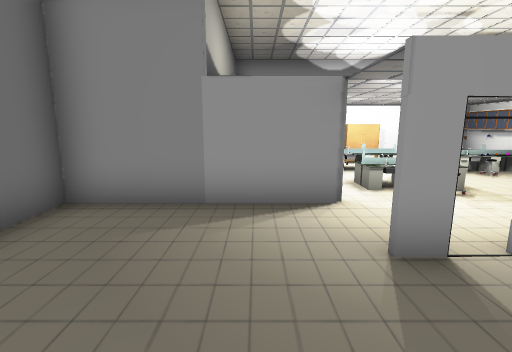
view 1 (above)

16 first-person views from a walk through a Unity game level. The camera is 1.3 m above the floor, tilts 10° down and sees 85° across. The floor is counted in squares, 1 m on a side. Each view is taken from the middle of a square. On the plan, view 1 faces up. The plan holds only what a view shows up to about 13 squares ahead; the rest is blank. The player is left out. Door leaves are left out, so doorways stand open. Some surface patterns are stand-ins.

view 2
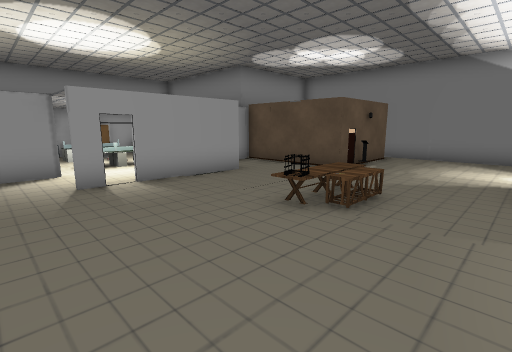

view 3
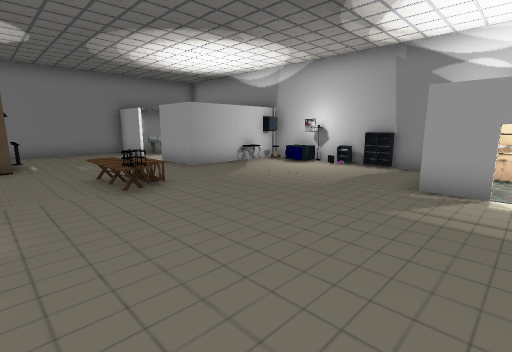

view 4
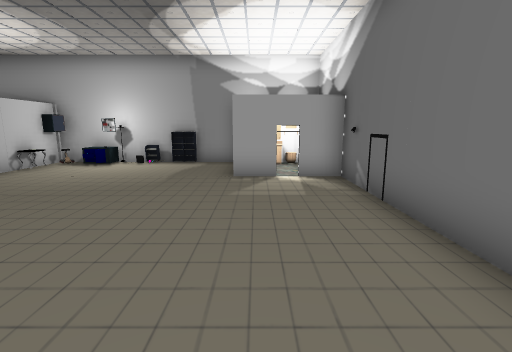

view 5
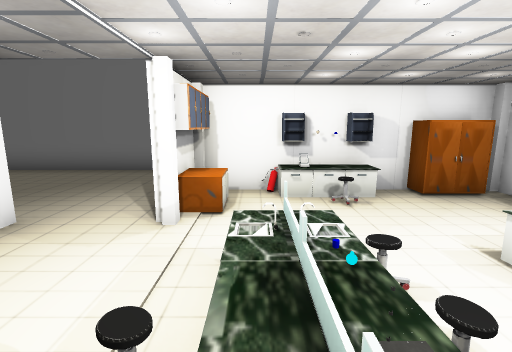

view 6
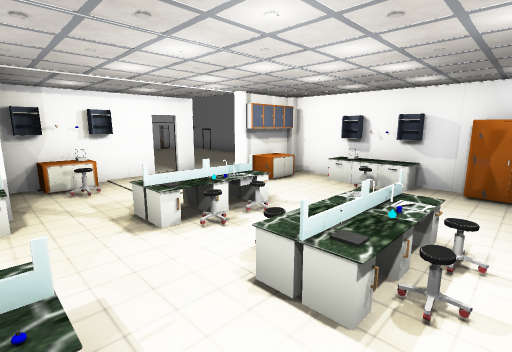

view 7
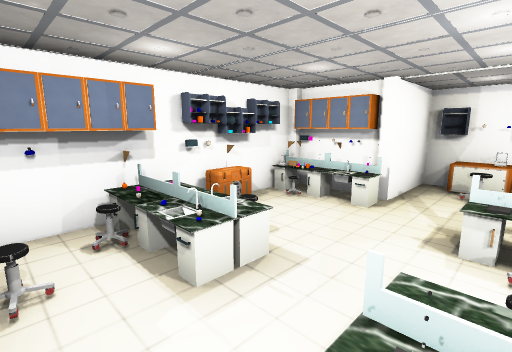

view 8
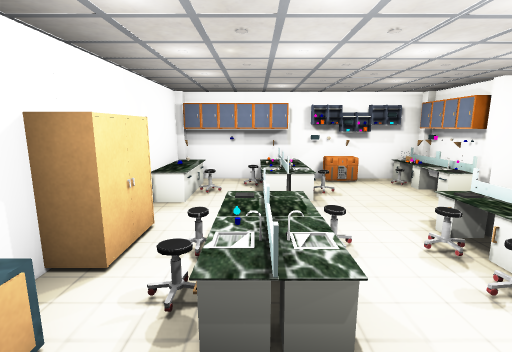

view 9
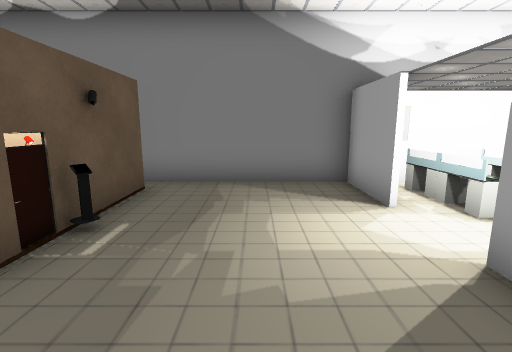

view 10
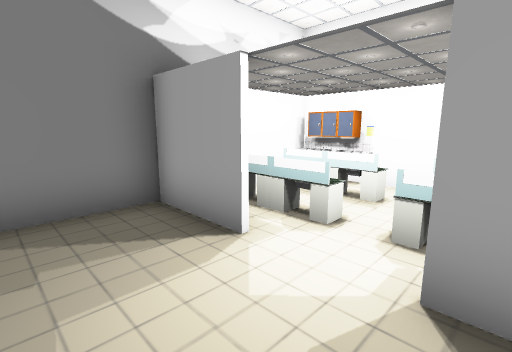

view 11
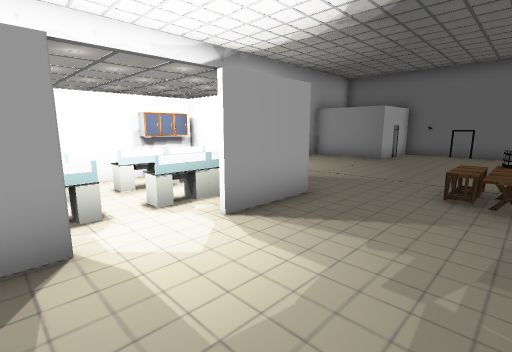

view 12
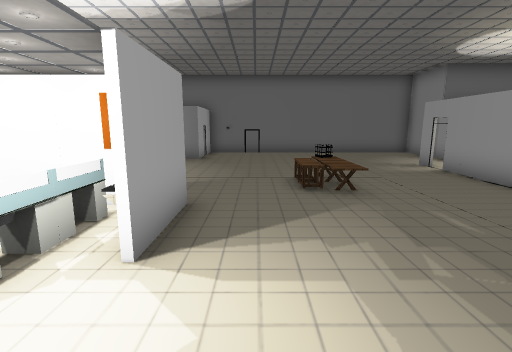

view 13
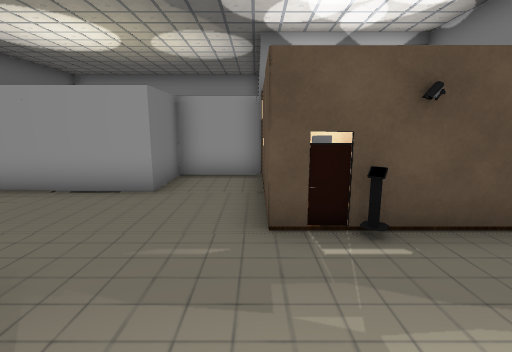

view 14
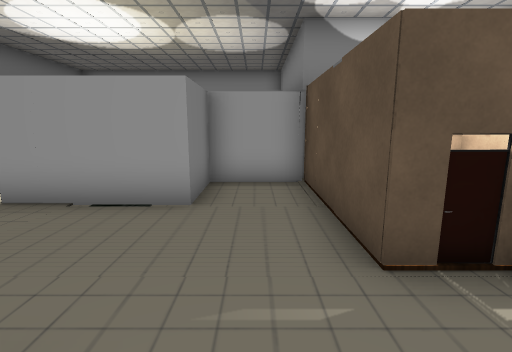

view 15
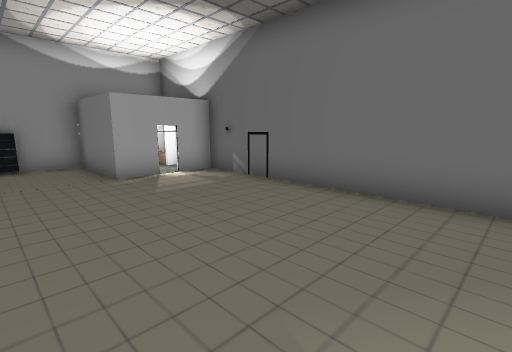

view 16
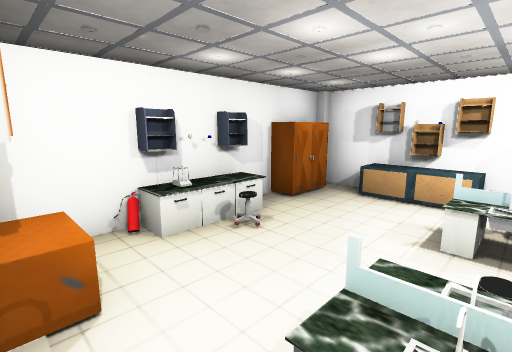

### Floor plan
Key: @ floor where view 1 was taken; # wall or solid block; . floor; / step, stairs or slope; D open door; = window, fence, low wall or low ledge; P pillar; B box; T tap; R rack; A painting; S shelf; O other object.
Columns run from 4 left of view 1 to 13 right of it. Each row starts with its distance up from view 1.
 11    ##RR#O##OP
 10    #O.......B
  9    #...OOOOOB
  8    R ..T..O
  7    RO..O=...R
  6    #...TO.O.R
  5 ###POP....P O####
  4 #........ #.O   O
  3 #.....D#  #.OOO O
  2 #...........O  OO
  1 #...........OO OO#
  0 #...@.........O..#
 -1 #.......//.......#
 -2 #.......//.......#
 -3 #................#
 -4 #.......... OO.###
 -5 ##D.......# B OB #
 -6   .#......#=SSS=##
 -7  O.#....O.OOO  O##
 -8  D##.OORA#BBB##B##
 -9    ########

Positions as (right, up) in squares from view 1, and headings:
1: (0, 0), facing up
2: (0, -4), facing up-right
3: (-2, 1), facing down-right
4: (-1, 2), facing down
5: (5, 6), facing left
6: (6, 10), facing down-left
7: (4, 10), facing down-right
8: (1, 9), facing right
9: (6, -2), facing right
10: (8, -2), facing down-right
11: (11, -1), facing down-left
12: (11, -3), facing left
13: (8, -3), facing up
14: (7, -2), facing up
15: (2, 2), facing down-left
16: (3, 5), facing up-left
